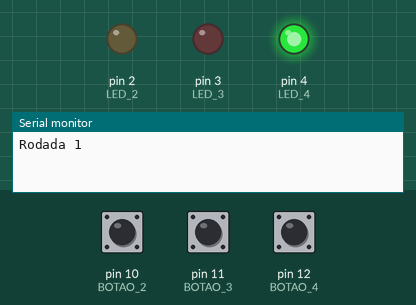
Simulated run of this sketch. Board: Arduino Uno, built with avr-gcc and run on an emulated ATmega328P. Shown: output pins drawn as LEDs (lit = HIGH), the last lines printed to the serial monitor. The inputs (shaded band) are chosen by the test bench; at power-on: pin 12 (BOTAO_4) HIGH, pin 10 (BOTAO_2) HIGH, pin 11 (BOTAO_3) HIGH. Random numbers use the default seed unless the sketch sets one. At 7.5 s the program stops and its outputs stay as they are.

Above: at 2.2 s.
2.3 s: pin 12 (BOTAO_4) pulled LOW for 1 s
At 5.1 s:
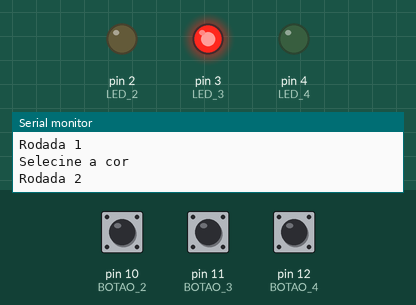
6.3 s: pin 10 (BOTAO_2) pulled LOW for 0.15 s
At 7.3 s:
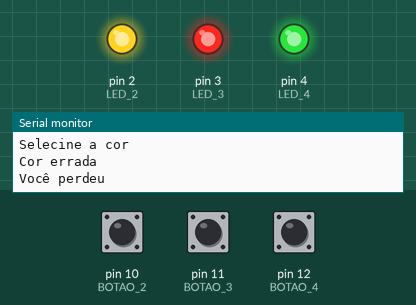
At 8.5 s:
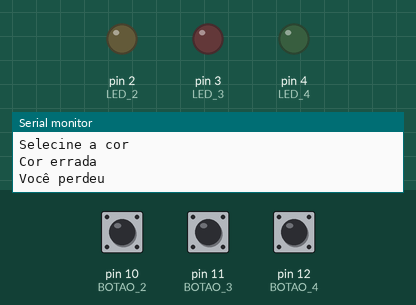
Timing chart, 0 to 9.0 s (numbered marks = the images above; inputs shaded):
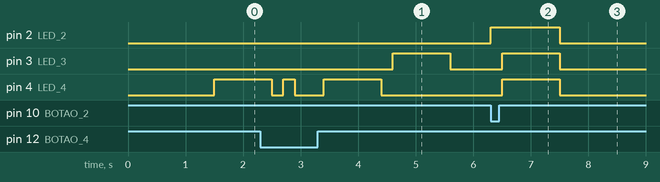

Measured:
- after the input at 2.3 s, pin 3 (LED_3): LOW → HIGH after 2.3 s, → LOW 1.0 s later
- after the input at 6.3 s, pin 2 (LED_2): LOW → HIGH at once, → LOW 1.2 s later; pin 3 (LED_3), pin 4 (LED_4): LOW → HIGH after 0.20 s, → LOW 1.0 s later

The sketch:

sketch.ino
```cpp
//Genius
//definições
#define TS 5 // Para subir a dificuldade basta aumentar o valor de TS.
#define LED_2 2
#define LED_3 3
#define LED_4 4
#define BOTAO_2 10
#define BOTAO_3 11
#define BOTAO_4 12

//inicialização de variáveis
int sequenciaBotoes[TS];
int numerodarodada = 1;
int rodada = 0;
enum Etapas {GERAR_RODADA, PLAYER_JOGANDO, VITORIA, DERROTA,};
int respostas = 0;
int sequencia[TS];

void setup() {
  Serial.begin(9600);
  delay(1000);
  iniciaPortas();
  iniciaJogo();
}

void loop() {
  switch (etapaAtual()) {
    case GERAR_RODADA:
      delay(500);
      Serial.print("Rodada ");
      Serial.print(numerodarodada);
      Serial.print("\r\n");
      iniciacaoRodada();
      break;

    case PLAYER_JOGANDO:
      Serial.println("Selecine a cor");
      contaJogadasPlayer();
      break;

    case VITORIA:
      Serial.println("Você venceu");
      fim();
      break;

    case DERROTA:
      Serial.println("Você perdeu");
      fim();
      break;
  }
  //delay(500);
}
//Determinar Etapa do Jogo
int etapaAtual() {
  if (rodada <= TS & respostas < TS) {
    if (respostas == rodada) {
      return GERAR_RODADA;
    } else {
      //contaJogadasPlayer();
      return PLAYER_JOGANDO;
    }
  } else if (rodada <= TS & respostas == TS) {
    return VITORIA;
  }
  else {
    return DERROTA;
  }
}
//Inicia variáveis da rodada
void iniciacaoRodada() {
  rodada++;
  numerodarodada = 1;
  respostas = 0;
  sequenciaJogo();
}
//Apresenta a sequência a ser seguida
void sequenciaJogo() {
  for (int indice = 0; indice < rodada; indice++) {
    ativaLed(sequencia[indice]);
  }
}
//Conta número de acertos durante a rodada
void contaJogadasPlayer() {
  //while(respostas<=rodada){
  int resposta = botaoClicado();
  if (resposta == sequencia[respostas]) {
    respostas++;
    numerodarodada++;
  } else {
    Serial.println("Cor errada");
    rodada = TS + 2;
    //return DERROTA;
    //}
  }
}
// Identifica botões clicados
int botaoClicado() {
  int x = 0;
  while (x == 0) {
    if (digitalRead(BOTAO_2) == LOW) {
      return ativaLedRapido(LED_2);
      x = 1;
    }
    if (digitalRead(BOTAO_3) == LOW) {
      return ativaLedRapido(LED_3);
      x = 1;
    }
    if (digitalRead(BOTAO_4) == LOW) {
      return ativaLedRapido(LED_4);
      x = 1;
    }
  }
  return;
}
//Determina a sequência dos LEDs com base em TS
void iniciaJogo() {
  int jogo = analogRead(0);
  randomSeed(jogo);
  for (int indice = 0; indice < TS; indice++)
    sequencia[indice] = sorteiaCor();
}
//Sorteia a cor para cada índice da list TS
int sorteiaCor() {
  return random(LED_2, LED_4 + 1);
}
//Inicia as portas LED/BOTAO
void iniciaPortas() {
  pinMode(LED_2, OUTPUT);
  pinMode(LED_3, OUTPUT);
  pinMode(LED_4, OUTPUT);
  pinMode(BOTAO_2, INPUT_PULLUP);
  pinMode(BOTAO_3, INPUT_PULLUP);
  pinMode(BOTAO_4, INPUT_PULLUP);
}
//LEDs de sinalização do fim vitória/derrota.
void fim() {
  digitalWrite(LED_2, HIGH);
  digitalWrite(LED_3, HIGH);
  digitalWrite(LED_4, HIGH);
  delay(1000);
  digitalWrite(LED_2, LOW);
  digitalWrite(LED_3, LOW);
  digitalWrite(LED_4, LOW);
  exit(0);
}
//Ativação de LED
int ativaLed(int portaLed) {
  digitalWrite(portaLed, HIGH);
  delay(1000);
  digitalWrite(portaLed, LOW);
  delay(200);
  return portaLed;
}
//Ativação rádida de LED
int ativaLedRapido(int portaLed) {
  digitalWrite(portaLed, HIGH);
  delay(200);
  digitalWrite(portaLed, LOW);
  return portaLed;
}

/*Serial.println(x)
  Mostra o que ocorre com o elemento x no painel Serial.*/
```
